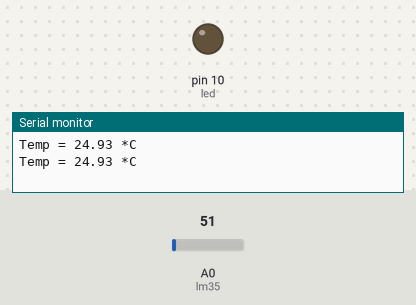
A sketch run on a simulated Arduino Uno, built with avr-gcc and run on an emulated ATmega328P. Parts: output pins drawn as LEDs (lit = HIGH), the last lines printed to the serial monitor. The test bench sets the inputs (shaded band); at power-on: A0 (lm35) = 51.

Above: at 1.8 s.
1.9 s: A0 (lm35) set to 60
At 2.6 s:
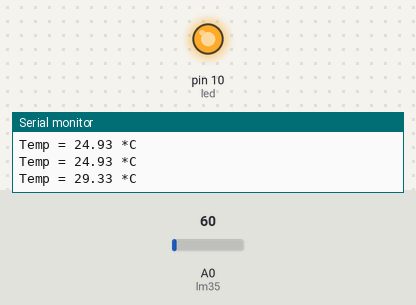
3.5 s: A0 (lm35) set to 30
At 5.2 s:
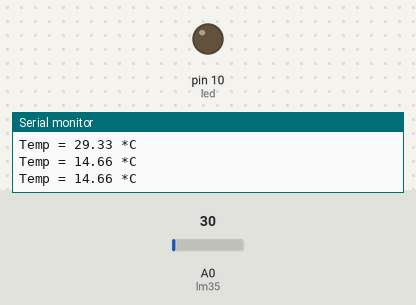
5.5 s: A0 (lm35) set to 61
At 7.0 s:
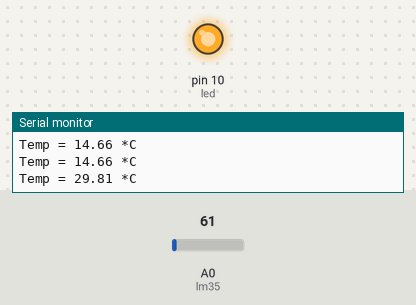
Timing chart, 0 to 8.5 s (numbered marks = the images above; inputs shaded):
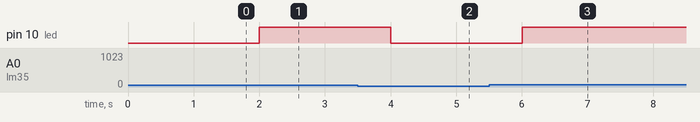

Measured:
- the behaviour switches between 53 and 54 on A0 (lm35) (found by bisection; images 0 and 1)
- after the input at 1.9 s, pin 10 (led): LOW → HIGH after 0.10 s
- after the input at 3.5 s, pin 10 (led): HIGH → LOW after 0.50 s
- after the input at 5.5 s, pin 10 (led): LOW → HIGH after 0.50 s

The sketch:

microprocessor_27.ino
```cpp
int lm35 = A0;
int led = 10;

void setup() {
  pinMode(led, OUTPUT);
  Serial.begin(9600);
}

void loop() {
  int sensorValue = analogRead(lm35);
  float voltage = sensorValue * (5.0 / 1023.0);
  float temperature = voltage * 100;
  if (temperature > 26) {
    digitalWrite(led, HIGH);
    } else {
      digitalWrite(led, LOW);
      }

    Serial.print("Temp = ");
    Serial.print(temperature);
    Serial.println(" *C");
    delay(1000);
}
```
